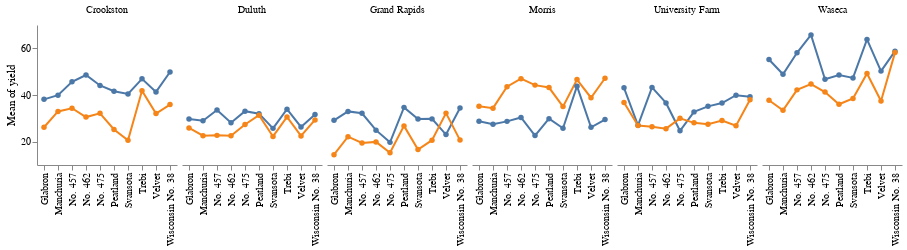

Here is the notebook cell this chart was saved with:
### Code cell
import altair as alt
import deneb as den
from vega_datasets import data

df = data.barley()

den.set_style(font_family="Helvetica Neue")

chart = den.lineplot(
    df, 
    x="variety:O", 
    y="yield:Q", 
    column="site:O", 
    color=alt.Color("year:N", legend=None),
    errorbars=False,
    width=140, 
    height=140)
chart

### Figure 1 — Vega-Lite specification as saved in the notebook (floating-point values rounded to 4 significant figures)
{"config": {"view": {"strokeWidth": 0, "continuousHeight": 100, "discreteHeight": 100, "continuousWidth": 100, "discreteWidth": 100}, "title": {"font": "Helvetica Neue"}, "axis": {"labelFont": "Helvetica Neue", "titleFont": "Helvetica Neue", "labelFontWeight": "normal", "titleFontWeight": "normal", "grid": false}, "header": {"labelFont": "Helvetica Neue", "titleFont": "Helvetica Neue", "labelFontWeight": "normal", "titleFontWeight": "normal", "labelOrient": "top", "titleOrient": "bottom"}, "legend": {"labelFont": "Helvetica Neue", "titleFont": "Helvetica Neue", "labelFontWeight": "normal", "titleFontWeight": "normal"}}, "data": {"name": "data-093ece8c35bb2d41094cfb6138ec810b"}, "facet": {"column": {"type": "ordinal", "field": "site", "header": {"labels": true}, "sort": null, "title": ""}}, "spec": {"layer": [{"mark": "line", "encoding": {"color": {"type": "nominal", "field": "year", "legend": null}, "x": {"type": "ordinal", "field": "variety", "title": ""}, "y": {"type": "quantitative", "aggregate": "mean", "field": "yield", "scale": {"zero": false}}}}, {"mark": {"type": "point", "filled": true}, "encoding": {"color": {"type": "nominal", "field": "year", "legend": null}, "x": {"type": "ordinal", "field": "variety", "title": ""}, "y": {"type": "quantitative", "aggregate": "mean", "field": "yield", "scale": {"zero": false}}}}], "height": 140, "width": 140}, "resolve": {"scale": {"x": "independent"}}, "spacing": 5, "$schema": "https://vega.github.io/schema/vega-lite/v4.8.1.json", "datasets": {"data-093ece8c35bb2d41094cfb6138ec810b": [{"yield": 27.0, "variety": "Manchuria", "year": 1931, "site": "University Farm"}, {"yield": 48.87, "variety": "Manchuria", "year": 1931, "site": "Waseca"}, {"yield": 27.43, "variety": "Manchuria", "year": 1931, "site": "Morris"}, {"yield": 39.93, "variety": "Manchuria", "year": 1931, "site": "Crookston"}, {"yield": 32.97, "variety": "Manchuria", "year": 1931, "site": "Grand Rapids"}, {"yield": 28.97, "variety": "Manchuria", "year": 1931, "site": "Duluth"}, {"yield": 43.07, "variety": "Glabron", "year": 1931, "site": "University Farm"}, {"yield": 55.2, "variety": "Glabron", "year": 1931, "site": "Waseca"}, {"yield": 28.77, "variety": "Glabron", "year": 1931, "site": "Morris"}, {"yield": 38.13, "variety": "Glabron", "year": 1931, "site": "Crookston"}, {"yield": 29.13, "variety": "Glabron", "year": 1931, "site": "Grand Rapids"}, {"yield": 29.67, "variety": "Glabron", "year": 1931, "site": "Duluth"}, {"yield": 35.13, "variety": "Svansota", "year": 1931, "site": "University Farm"}, {"yield": 47.33, "variety": "Svansota", "year": 1931, "site": "Waseca"}, {"yield": 25.77, "variety": "Svansota", "year": 1931, "site": "Morris"}, {"yield": 40.47, "variety": "Svansota", "year": 1931, "site": "Crookston"}, {"yield": 29.67, "variety": "Svansota", "year": 1931, "site": "Grand Rapids"}, {"yield": 25.7, "variety": "Svansota", "year": 1931, "site": "Duluth"}, {"yield": 39.9, "variety": "Velvet", "year": 1931, "site": "University Farm"}, {"yield": 50.23, "variety": "Velvet", "year": 1931, "site": "Waseca"}, {"yield": 26.13, "variety": "Velvet", "year": 1931, "site": "Morris"}, {"yield": 41.33, "variety": "Velvet", "year": 1931, "site": "Crookston"}, {"yield": 23.03, "variety": "Velvet", "year": 1931, "site": "Grand Rapids"}, {"yield": 26.3, "variety": "Velvet", "year": 1931, "site": "Duluth"}, {"yield": 36.57, "variety": "Trebi", "year": 1931, "site": "University Farm"}, {"yield": 63.83, "variety": "Trebi", "year": 1931, "site": "Waseca"}, {"yield": 43.77, "variety": "Trebi", "year": 1931, "site": "Morris"}, {"yield": 46.93, "variety": "Trebi", "year": 1931, "site": "Crookston"}, {"yield": 29.77, "variety": "Trebi", "year": 1931, "site": "Grand Rapids"}, {"yield": 33.93, "variety": "Trebi", "year": 1931, "site": "Duluth"}, {"yield": 43.27, "variety": "No. 457", "year": 1931, "site": "University Farm"}, {"yield": 58.1, "variety": "No. 457", "year": 1931, "site": "Waseca"}, {"yield": 28.7, "variety": "No. 457", "year": 1931, "site": "Morris"}, {"yield": 45.67, "variety": "No. 457", "year": 1931, "site": "Crookston"}, {"yield": 32.17, "variety": "No. 457", "year": 1931, "site": "Grand Rapids"}, {"yield": 33.6, "variety": "No. 457", "year": 1931, "site": "Duluth"}, {"yield": 36.6, "variety": "No. 462", "year": 1931, "site": "University Farm"}, {"yield": 65.77, "variety": "No. 462", "year": 1931, "site": "Waseca"}, {"yield": 30.37, "variety": "No. 462", "year": 1931, "site": "Morris"}, {"yield": 48.57, "variety": "No. 462", "year": 1931, "site": "Crookston"}, {"yield": 24.93, "variety": "No. 462", "year": 1931, "site": "Grand Rapids"}, {"yield": 28.1, "variety": "No. 462", "year": 1931, "site": "Duluth"}, {"yield": 32.77, "variety": "Peatland", "year": 1931, "site": "University Farm"}, {"yield": 48.57, "variety": "Peatland", "year": 1931, "site": "Waseca"}, {"yield": 29.87, "variety": "Peatland", "year": 1931, "site": "Morris"}, {"yield": 41.6, "variety": "Peatland", "year": 1931, "site": "Crookston"}, {"yield": 34.7, "variety": "Peatland", "year": 1931, "site": "Grand Rapids"}, {"yield": 32.0, "variety": "Peatland", "year": 1931, "site": "Duluth"}, {"yield": 24.67, "variety": "No. 475", "year": 1931, "site": "University Farm"}, {"yield": 46.77, "variety": "No. 475", "year": 1931, "site": "Waseca"}, {"yield": 22.6, "variety": "No. 475", "year": 1931, "site": "Morris"}, {"yield": 44.1, "variety": "No. 475", "year": 1931, "site": "Crookston"}, {"yield": 19.7, "variety": "No. 475", "year": 1931, "site": "Grand Rapids"}, {"yield": 33.07, "variety": "No. 475", "year": 1931, "site": "Duluth"}, {"yield": 39.3, "variety": "Wisconsin No. 38", "year": 1931, "site": "University Farm"}, {"yield": 58.8, "variety": "Wisconsin No. 38", "year": 1931, "site": "Waseca"}, {"yield": 29.47, "variety": "Wisconsin No. 38", "year": 1931, "site": "Morris"}, {"yield": 49.87, "variety": "Wisconsin No. 38", "year": 1931, "site": "Crookston"}, {"yield": 34.47, "variety": "Wisconsin No. 38", "year": 1931, "site": "Grand Rapids"}, {"yield": 31.6, "variety": "Wisconsin No. 38", "year": 1931, "site": "Duluth"}, {"yield": 26.9, "variety": "Manchuria", "year": 1932, "site": "University Farm"}, {"yield": 33.47, "variety": "Manchuria", "year": 1932, "site": "Waseca"}, {"yield": 34.37, "variety": "Manchuria", "year": 1932, "site": "Morris"}, {"yield": 32.97, "variety": "Manchuria", "year": 1932, "site": "Crookston"}, {"yield": 22.13, "variety": "Manchuria", "year": 1932, "site": "Grand Rapids"}, {"yield": 22.57, "variety": "Manchuria", "year": 1932, "site": "Duluth"}, {"yield": 36.8, "variety": "Glabron", "year": 1932, "site": "University Farm"}, {"yield": 37.73, "variety": "Glabron", "year": 1932, "site": "Waseca"}, {"yield": 35.13, "variety": "Glabron", "year": 1932, "site": "Morris"}, {"yield": 26.17, "variety": "Glabron", "year": 1932, "site": "Crookston"}, {"yield": 14.43, "variety": "Glabron", "year": 1932, "site": "Grand Rapids"}, {"yield": 25.87, "variety": "Glabron", "year": 1932, "site": "Duluth"}, {"yield": 27.43, "variety": "Svansota", "year": 1932, "site": "University Farm"}, {"yield": 38.5, "variety": "Svansota", "year": 1932, "site": "Waseca"}, {"yield": 35.03, "variety": "Svansota", "year": 1932, "site": "Morris"}, {"yield": 20.63, "variety": "Svansota", "year": 1932, "site": "Crookston"}, {"yield": 16.63, "variety": "Svansota", "year": 1932, "site": "Grand Rapids"}, {"yield": 22.23, "variety": "Svansota", "year": 1932, "site": "Duluth"}, {"yield": 26.8, "variety": "Velvet", "year": 1932, "site": "University Farm"}, {"yield": 37.4, "variety": "Velvet", "year": 1932, "site": "Waseca"}, {"yield": 38.83, "variety": "Velvet", "year": 1932, "site": "Morris"}, {"yield": 32.07, "variety": "Velvet", "year": 1932, "site": "Crookston"}, {"yield": 32.23, "variety": "Velvet", "year": 1932, "site": "Grand Rapids"}, {"yield": 22.47, "variety": "Velvet", "year": 1932, "site": "Duluth"}, {"yield": 29.07, "variety": "Trebi", "year": 1932, "site": "University Farm"}, {"yield": 49.23, "variety": "Trebi", "year": 1932, "site": "Waseca"}, {"yield": 46.63, "variety": "Trebi", "year": 1932, "site": "Morris"}, {"yield": 41.83, "variety": "Trebi", "year": 1932, "site": "Crookston"}, {"yield": 20.63, "variety": "Trebi", "year": 1932, "site": "Grand Rapids"}, {"yield": 30.6, "variety": "Trebi", "year": 1932, "site": "Duluth"}, {"yield": 26.43, "variety": "No. 457", "year": 1932, "site": "University Farm"}, {"yield": 42.2, "variety": "No. 457", "year": 1932, "site": "Waseca"}, {"yield": 43.53, "variety": "No. 457", "year": 1932, "site": "Morris"}, {"yield": 34.33, "variety": "No. 457", "year": 1932, "site": "Crookston"}, {"yield": 19.47, "variety": "No. 457", "year": 1932, "site": "Grand Rapids"}, {"yield": 22.7, "variety": "No. 457", "year": 1932, "site": "Duluth"}, {"yield": 25.57, "variety": "No. 462", "year": 1932, "site": "University Farm"}, {"yield": 44.7, "variety": "No. 462", "year": 1932, "site": "Waseca"}, {"yield": 47.0, "variety": "No. 462", "year": 1932, "site": "Morris"}, {"yield": 30.53, "variety": "No. 462", "year": 1932, "site": "Crookston"}, {"yield": 19.9, "variety": "No. 462", "year": 1932, "site": "Grand Rapids"}, {"yield": 22.5, "variety": "No. 462", "year": 1932, "site": "Duluth"}, {"yield": 28.07, "variety": "Peatland", "year": 1932, "site": "University Farm"}, {"yield": 36.03, "variety": "Peatland", "year": 1932, "site": "Waseca"}, {"yield": 43.2, "variety": "Peatland", "year": 1932, "site": "Morris"}, {"yield": 25.23, "variety": "Peatland", "year": 1932, "site": "Crookston"}, {"yield": 26.77, "variety": "Peatland", "year": 1932, "site": "Grand Rapids"}, {"yield": 31.37, "variety": "Peatland", "year": 1932, "site": "Duluth"}, {"yield": 30.0, "variety": "No. 475", "year": 1932, "site": "University Farm"}, {"yield": 41.27, "variety": "No. 475", "year": 1932, "site": "Waseca"}, {"yield": 44.23, "variety": "No. 475", "year": 1932, "site": "Morris"}, {"yield": 32.13, "variety": "No. 475", "year": 1932, "site": "Crookston"}, {"yield": 15.23, "variety": "No. 475", "year": 1932, "site": "Grand Rapids"}, {"yield": 27.37, "variety": "No. 475", "year": 1932, "site": "Duluth"}, {"yield": 38.0, "variety": "Wisconsin No. 38", "year": 1932, "site": "University Farm"}, {"yield": 58.17, "variety": "Wisconsin No. 38", "year": 1932, "site": "Waseca"}, {"yield": 47.17, "variety": "Wisconsin No. 38", "year": 1932, "site": "Morris"}, {"yield": 35.9, "variety": "Wisconsin No. 38", "year": 1932, "site": "Crookston"}, {"yield": 20.67, "variety": "Wisconsin No. 38", "year": 1932, "site": "Grand Rapids"}, {"yield": 29.33, "variety": "Wisconsin No. 38", "year": 1932, "site": "Duluth"}]}}
